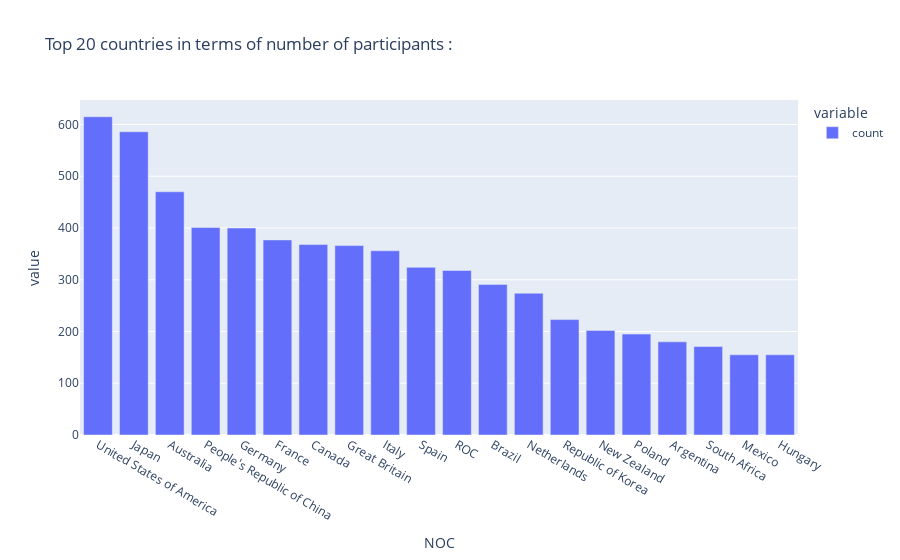

This figure's notebook cell:
### Markdown cell above
#### Visualizing the count of participants coming from different countries.

### Code cell
x = df_athletes.NOC.value_counts()
px.bar(x[:20], title="Top 20 countries in terms of number of participants :")

### Figure 1 — Plotly figure (JSON) as saved in the notebook; plotly's stock layout.template omitted (floating-point values rounded to 4 significant figures)
{"data": [{"alignmentgroup": "True", "hovertemplate": "variable=count<br>NOC=%{x}<br>value=%{y}<extra></extra>", "legendgroup": "count", "marker": {"color": "#636efa", "pattern": {"shape": ""}}, "name": "count", "offsetgroup": "count", "orientation": "v", "showlegend": true, "textposition": "auto", "type": "bar", "x": ["United States of America", "Japan", "Australia", "People's Republic of China", "Germany", "France", "Canada", "Great Britain", "Italy", "Spain", "ROC", "Brazil", "Netherlands", "Republic of Korea", "New Zealand", "Poland", "Argentina", "South Africa", "Mexico", "Hungary"], "xaxis": "x", "y": [615, 586, 470, 401, 400, 377, 368, 366, 356, 324, 318, 291, 274, 223, 202, 195, 180, 171, 155, 155], "yaxis": "y"}], "layout": {"barmode": "relative", "legend": {"title": {"text": "variable"}, "tracegroupgap": 0}, "title": {"text": "Top 20 countries in terms of number of participants :"}, "xaxis": {"anchor": "y", "domain": [0, 1], "title": {"text": "NOC"}}, "yaxis": {"anchor": "x", "domain": [0, 1], "title": {"text": "value"}}}}
